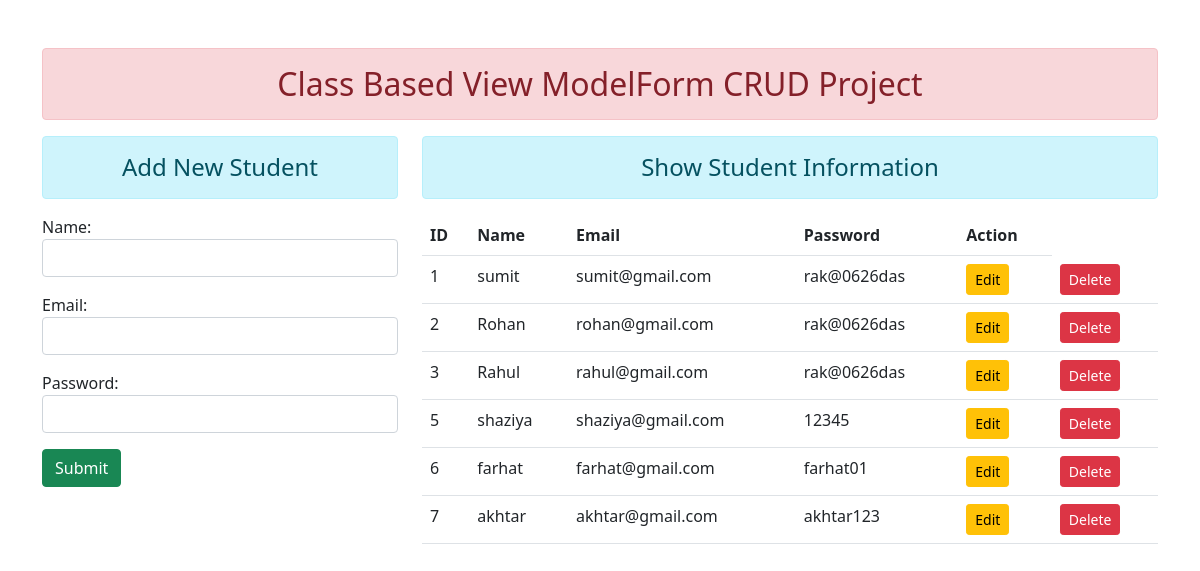
The page / on the database its author committed.
### enroll/models.py (models this page shows, shortened)
class StudentInfo(models.Model):
    name = models.CharField(max_length=70)
    email = models.EmailField(max_length=100)
    password = models.CharField(max_length=100)

### enroll/views.py (the view)
# urls.py: path('', views.add_show, name='add'),
def add_show(request):
    if request.method == 'POST':
        fm = StudentRegistration(request.POST)
        if fm.is_valid():
            nm = fm.cleaned_data['name']
            em = fm.cleaned_data['email']
            pw = fm.cleaned_data['password']
            reg = StudentInfo(name=nm, email=em, password=pw)
            reg.save()
            return HttpResponseRedirect(reverse('add'))
    else:
        fm = StudentRegistration()
    Stud = StudentInfo.objects.all()
    return render(request, 'enroll/addshow.html', {'form': fm, 'stuinfo': Stud})

### enroll/forms.py
class StudentRegistration(forms.ModelForm):
    class Meta:
        model = StudentInfo
        fields = '__all__'
        widgets = {
            'name': forms.TextInput(attrs={'class':'form-control'}),
            'email': forms.EmailInput(attrs={'class': 'form-control'}),
            'password': forms.PasswordInput(attrs={'class': 'form-control'}),
        }

### templates/enroll/addshow.html (shortened to what this page needs)
{% extends 'enroll/base.html' %}
{% block content %}
<div class="row">
    <div class="col-sm-4">
        <h4 class="text-center alert alert-info">Add New Student</h4>
        <form action="" method="post">
            {{form.as_p}}
            <input class="btn btn-success" type="submit" value="Submit">
        </form>
    </div>
    <div class="col-sm-8">
        <h4 class="text-center alert alert-info">
            Show Student Information
        </h4>
        <table class="table table-hover">
            <tr>
                <th>ID</th>
                <th>Name</th>
                <th>Email</th>
                <th>Password</th>
                <th>Action</th>
            </tr>
            {% for info in stuinfo %}
            <tr>
                <td>{{info.id}}</td>
                <td>{{info.name}}</td>
                <td>{{info.email}}</td>
                <td>{{info.password}}</td>
                <td>
                    <a href="{% url 'update' info.id %}" class="btn btn-warning btn-sm">Edit</a>
                </td>
                <td>
                    <a href="{% url 'delete' info.id %}" class="btn btn-danger btn-sm">Delete</a>
                </td>
            </tr>
            {% endfor %}
        </table>
    </div>
</div>
{% endblock %}

### templates/enroll/base.html (shortened to what this page needs)
<!DOCTYPE html>
{% load static %}
<html lang="en">
<head>
    <link rel="stylesheet" href="{% static 'enroll/css/bootstrap.css' %}">
</head>
<body>
<div class="container mt-5">
    <h2 class="text-center alert alert-danger">Class Based View ModelForm CRUD Project</h2>
    {% block content %}
    {% endblock %}
</div>
</body>
</html>

### rows shown on the page
StudentInfo: id "1", name "sumit", email "sumit@gmail.com", password "rak@0626das"
StudentInfo: id "2", name "Rohan", email "rohan@gmail.com", password "rak@0626das"
StudentInfo: id "3", name "Rahul", email "rahul@gmail.com", password "rak@0626das"
StudentInfo: id "5", name "shaziya", email "shaziya@gmail.com", password "12345"
StudentInfo: id "6", name "farhat", email "farhat@gmail.com", password "farhat01"
StudentInfo: id "7", name "akhtar", email "akhtar@gmail.com", password "akhtar123"
